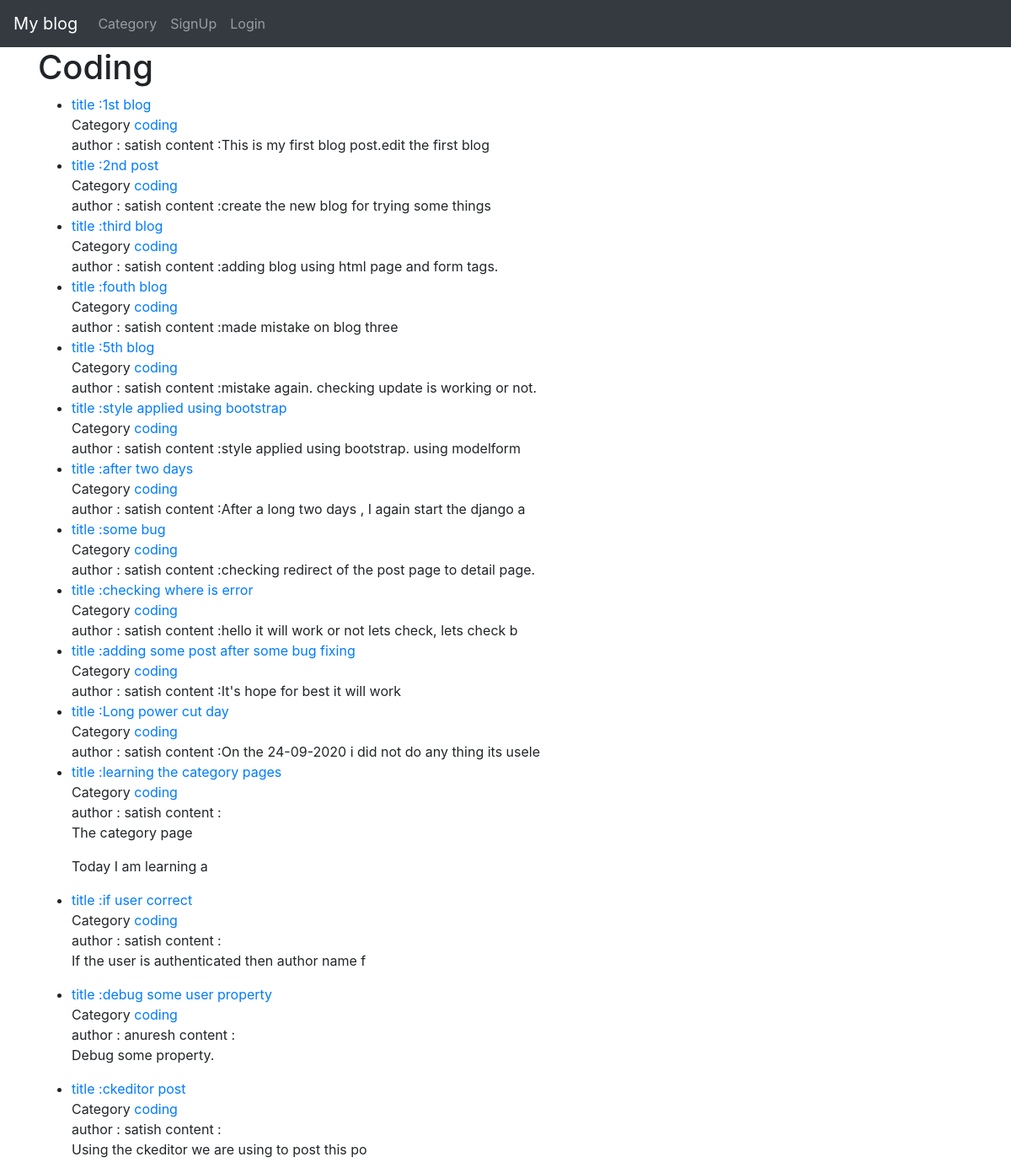
The app's page /category/coding/, older data.
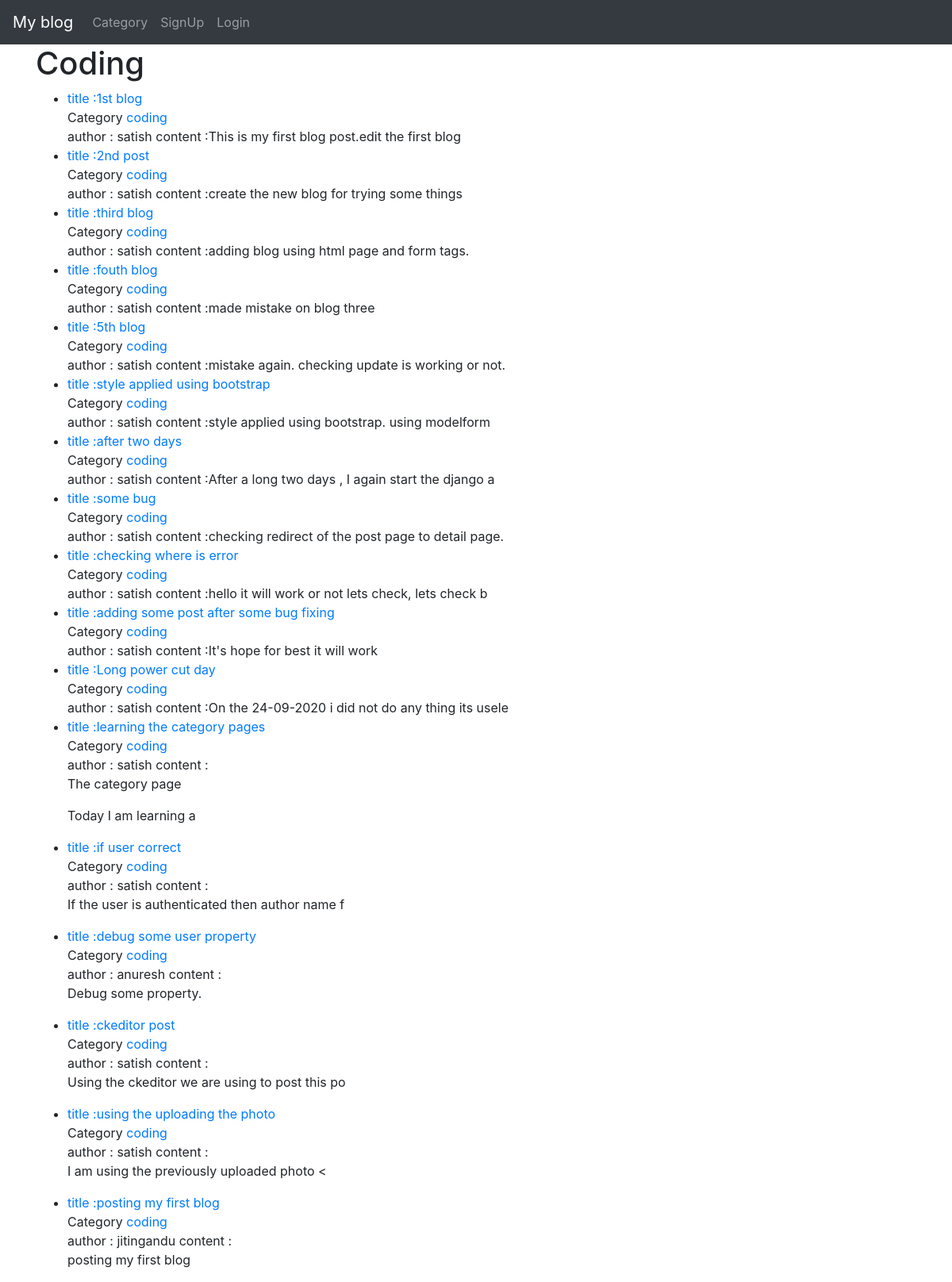
The same page, newer data.
### theblog/models.py (models this page shows, shortened)
class Post(models.Model):
    title = models.CharField(max_length=255)
    title_tag = models.CharField(max_length=60)
    author = models.ForeignKey(User,on_delete=models.CASCADE)
    category = models.CharField(max_length=100)
    body = RichTextField(blank=True,null=True)
    post_date = models.DateField(auto_now_add=True)
    snippet = models.CharField(max_length=300)
    likes = models.ManyToManyField(User, related_name="blog_post")
    header_image = models.ImageField(null=True, blank=True , upload_to="image/")

### theblog/views.py (the view)
# urls.py: path('category/<str:cats>/', views.categoryViews,name="categoryViews"),
def categoryViews(request,cats):
    Category_posts = Post.objects.filter(category=cats.replace('-',' '))
    return render (request,'category.html',{"cats":cats.title().replace('-',' '), "category_post":Category_posts})

### theblog/templates/category.html (shortened to what this page needs)
{% extends 'base.html' %}
{% block content %}
<h1>{{ cats }}</h1>
<ul>
    {% for post in category_post %}
        <li>
            <a href="{% url 'home:detail' post.pk %}"> title :{{ post.title }}</a><br>Category <a href="{% url 'home:categoryViews' post.category %}">{{post.category}}</a><br>
            author :  {{ post.author}}
            content :{{ post.body|slice:"50"|safe }}
        </li>
    {% empty %}
        <p>No blog is post on tag of {{cats}}</p>
    {% endfor %}
</ul>
{% endblock %}

Row changes from the older to the newer data that the page shows:
added Post: title "using the uploading the photo", category "coding", author "satish", body "I am using the previously uploaded photo <"
added Post: title "posting my first blog", category "coding", author "jitingandu", body "posting my first blog"
